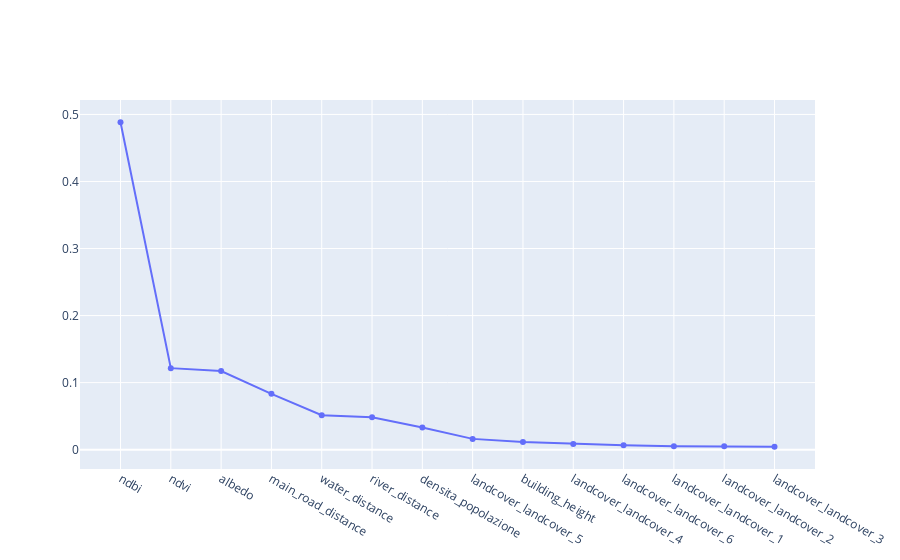

This figure's notebook cell:
### Code cell
if rf_model.model_type == 'RF':
    importances = pd.DataFrame(rf_model.model.feature_importances_)
    importances['label'] = pd.Series(X.columns)
    importances = importances.sort_values(by=0, ascending=False).reset_index(drop=True)
    importer.show_plot(importances, 'label', 0)

### Figure 1 — Plotly figure (JSON) as saved in the notebook; plotly's stock layout.template omitted (floating-point values rounded to 4 significant figures)
{"data": [{"mode": "lines+markers", "name": "Unnamed Plot", "type": "scatter", "x": ["ndbi", "ndvi", "albedo", "main_road_distance", "water_distance", "river_distance", "densita_popolazione", "landcover_landcover_5", "building_height", "landcover_landcover_4", "landcover_landcover_6", "landcover_landcover_1", "landcover_landcover_2", "landcover_landcover_3"], "y": [0.4884, 0.1216, 0.1172, 0.08323, 0.05139, 0.04826, 0.03305, 0.01606, 0.01145, 0.008507, 0.006535, 0.005137, 0.004888, 0.004249]}], "layout": {}}
